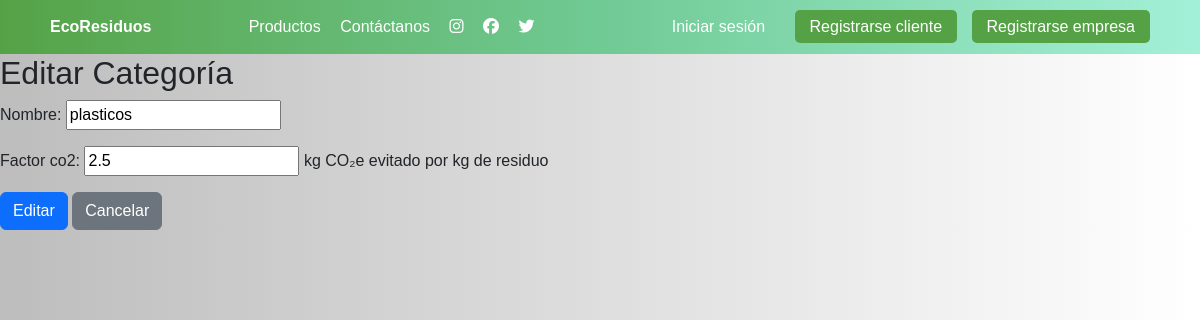
The app's page /categorias/editar/2/, older data.
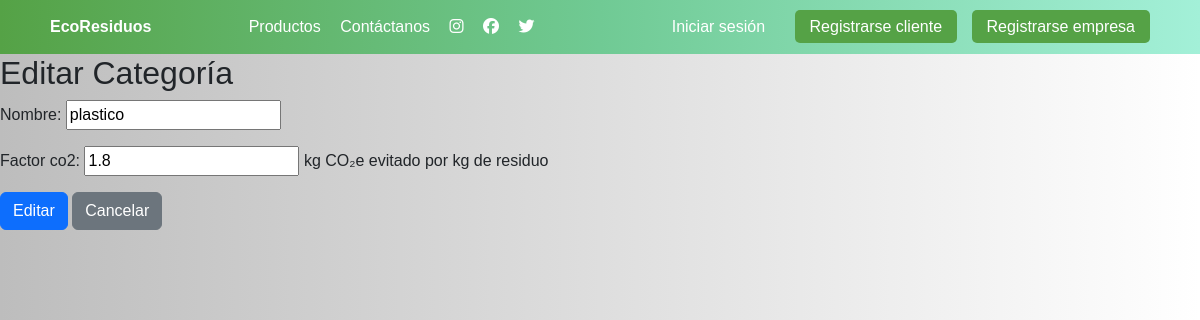
The same page, newer data.
### tareas/models.py (models this page shows, shortened)
class CategoriaResiduo(models.Model):
    nombre = models.CharField(max_length=100)
    factor_co2 = models.FloatField(help_text="kg CO₂e evitado por kg de residuo")

### tareas/views.py (the view)
# urls.py: path('categorias/editar/<int:pk>/', editar_categoria, name='editar_categoria'),
def editar_categoria(request, pk):
    categoria = get_object_or_404(CategoriaResiduo, pk=pk)
    if request.method == 'POST':
        form = CategoriaResiduoForm(request.POST, instance=categoria)
        if form.is_valid():
            form.save()
            return redirect('lista_categorias')
    else:
        form = CategoriaResiduoForm(instance=categoria)
    return render(request, 'categorias/formulario.html', {'form': form, 'accion': 'Editar'})

### tareas/forms.py
class CategoriaResiduoForm(forms.ModelForm):
    class Meta:
        model = CategoriaResiduo
        fields = ['nombre', 'factor_co2']

### tareas/templates/categorias/formulario.html (shortened to what this page needs)
{% extends "base.html" %}
{% block content %}
<h2>{{ accion }} Categoría</h2>
<form method="post">
    {{ form.as_p }}
    <button type="submit" class="btn btn-primary">{{ accion }}</button>
    <a href="{% url 'lista_categorias' %}" class="btn btn-secondary">Cancelar</a>
</form>
{% endblock %}

Row changes from the older to the newer data that the page shows:
changed CategoriaResiduo: nombre "plasticos" → "plastico"; factor_co2 "2.5" → "1.8"
